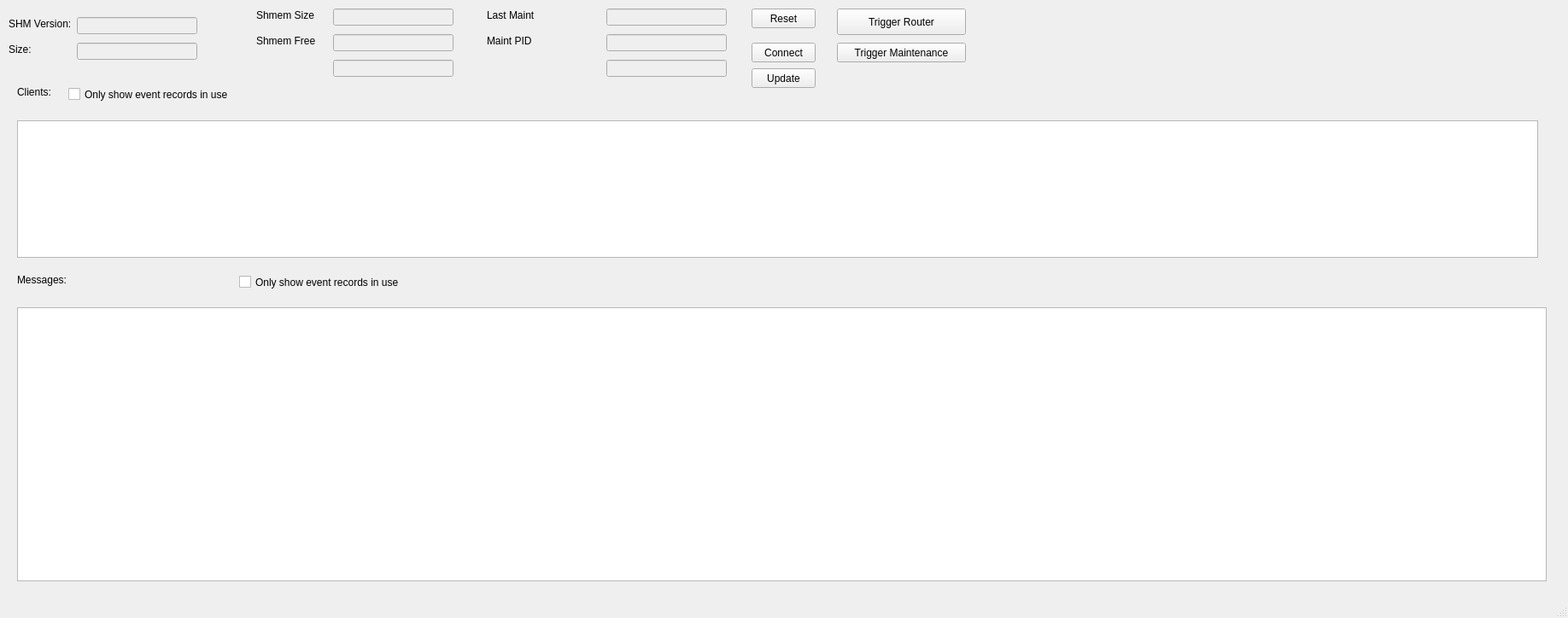
<?xml version="1.0" encoding="UTF-8"?>
<ui version="4.0">
 <class>MFCSpyMain</class>
 <widget class="QMainWindow" name="MFCSpyMain">
  <property name="geometry">
   <rect>
    <x>0</x>
    <y>0</y>
    <width>1836</width>
    <height>724</height>
   </rect>
  </property>
  <property name="windowTitle">
   <string>MFCSpyMain</string>
  </property>
  <widget class="QWidget" name="centralwidget">
   <widget class="QPushButton" name="btnReset">
    <property name="geometry">
     <rect>
      <x>880</x>
      <y>10</y>
      <width>75</width>
      <height>23</height>
     </rect>
    </property>
    <property name="text">
     <string>Reset</string>
    </property>
   </widget>
   <widget class="QTableWidget" name="twMessages">
    <property name="geometry">
     <rect>
      <x>20</x>
      <y>360</y>
      <width>1791</width>
      <height>321</height>
     </rect>
    </property>
    <property name="alternatingRowColors">
     <bool>true</bool>
    </property>
    <property name="columnCount">
     <number>0</number>
    </property>
   </widget>
   <widget class="QTableWidget" name="twClients">
    <property name="geometry">
     <rect>
      <x>20</x>
      <y>141</y>
      <width>1781</width>
      <height>161</height>
     </rect>
    </property>
   </widget>

   <widget class="QLabel" name="label_3">
    <property name="geometry">
     <rect>
      <x>10</x>
      <y>50</y>
      <width>81</width>
      <height>16</height>
     </rect>
    </property>
    <property name="text">
     <string>Size:</string>
    </property>
   </widget>
   <widget class="QLabel" name="label_4">
    <property name="geometry">
     <rect>
      <x>20</x>
      <y>100</y>
      <width>81</width>
      <height>16</height>
     </rect>
    </property>
    <property name="text">
     <string>Clients:</string>
    </property>
   </widget>
   <widget class="QLineEdit" name="txtSHMVersion">
    <property name="enabled">
     <bool>false</bool>
    </property>
    <property name="geometry">
     <rect>
      <x>90</x>
      <y>20</y>
      <width>141</width>
      <height>20</height>
     </rect>
    </property>
   </widget>
   <widget class="QLabel" name="label_5">
    <property name="geometry">
     <rect>
      <x>20</x>
      <y>320</y>
      <width>81</width>
      <height>16</height>
     </rect>
    </property>
    <property name="text">
     <string>Messages:</string>
    </property>
   </widget>
   <widget class="QLineEdit" name="txtSHMSize">
    <property name="enabled">
     <bool>false</bool>
    </property>
    <property name="geometry">
     <rect>
      <x>90</x>
      <y>50</y>
      <width>141</width>
      <height>20</height>
     </rect>
    </property>
   </widget>
   <widget class="QLabel" name="label_2">
    <property name="geometry">
     <rect>
      <x>10</x>
      <y>20</y>
      <width>81</width>
      <height>16</height>
     </rect>
    </property>
    <property name="text">
     <string>SHM Version:</string>
    </property>
   </widget>
   <widget class="QPushButton" name="btnConnect">
    <property name="geometry">
     <rect>
      <x>880</x>
      <y>50</y>
      <width>75</width>
      <height>23</height>
     </rect>
    </property>
    <property name="text">
     <string>Connect</string>
    </property>
   </widget>
   <widget class="QPushButton" name="btnUpdate">
    <property name="geometry">
     <rect>
      <x>880</x>
      <y>80</y>
      <width>75</width>
      <height>23</height>
     </rect>
    </property>
    <property name="text">
     <string>Update</string>
    </property>
   </widget>
   <widget class="QPushButton" name="btnRouterMutex">
    <property name="geometry">
     <rect>
      <x>980</x>
      <y>10</y>
      <width>151</width>
      <height>31</height>
     </rect>
    </property>
    <property name="text">
     <string>Trigger Router</string>
    </property>
   </widget>
   <widget class="QPushButton" name="btnMaintance">
    <property name="geometry">
     <rect>
      <x>980</x>
      <y>50</y>
      <width>151</width>
      <height>23</height>
     </rect>
    </property>
    <property name="text">
     <string>Trigger Maintenance</string>
    </property>
   </widget>
   <widget class="QCheckBox" name="btnOnlyShowEventInUse">
    <property name="geometry">
     <rect>
      <x>280</x>
      <y>320</y>
      <width>211</width>
      <height>21</height>
     </rect>
    </property>
    <property name="text">
     <string>Only show event records in use</string>
    </property>
   </widget>
   <widget class="QCheckBox" name="btnOnlyShowClientInUse">
    <property name="geometry">
     <rect>
      <x>80</x>
      <y>100</y>
      <width>211</width>
      <height>21</height>
     </rect>
    </property>
    <property name="text">
     <string>Only show event records in use</string>
    </property>
   </widget>
   <widget class="QLineEdit" name="txtShmemSize">
    <property name="enabled">
     <bool>false</bool>
    </property>
    <property name="geometry">
     <rect>
      <x>390</x>
      <y>10</y>
      <width>141</width>
      <height>20</height>
     </rect>
    </property>
   </widget>
   <widget class="QLabel" name="label_6">
    <property name="geometry">
     <rect>
      <x>300</x>
      <y>10</y>
      <width>81</width>
      <height>16</height>
     </rect>
    </property>
    <property name="text">
     <string>Shmem Size</string>
    </property>
   </widget>
   <widget class="QLabel" name="label_7">
    <property name="geometry">
     <rect>
      <x>300</x>
      <y>40</y>
      <width>81</width>
      <height>16</height>
     </rect>
    </property>
    <property name="text">
     <string>Shmem Free</string>
    </property>
   </widget>
   <widget class="QLineEdit" name="txtShmemFree">
    <property name="enabled">
     <bool>false</bool>
    </property>
    <property name="geometry">
     <rect>
      <x>390</x>
      <y>40</y>
      <width>141</width>
      <height>20</height>
     </rect>
    </property>
   </widget>
   <widget class="QLineEdit" name="txtEvtCnt">
    <property name="enabled">
     <bool>false</bool>
    </property>
    <property name="geometry">
     <rect>
      <x>390</x>
      <y>70</y>
      <width>141</width>
      <height>20</height>
     </rect>
    </property>
   </widget>
   
   <widget class="QLabel" name="label_10">
    <property name="geometry">
     <rect>
      <x>570</x>
      <y>10</y>
      <width>81</width>
      <height>16</height>
     </rect>
    </property>
    <property name="text">
     <string>Last Maint</string>
    </property>
   </widget>
   <widget class="QLabel" name="label_11">
    <property name="geometry">
     <rect>
      <x>570</x>
      <y>40</y>
      <width>81</width>
      <height>16</height>
     </rect>
    </property>
    <property name="text">
     <string>Maint PID</string>
    </property>
   </widget>
   <widget class="QLineEdit" name="txtMaintPID">
    <property name="enabled">
     <bool>false</bool>
    </property>
    <property name="geometry">
     <rect>
      <x>710</x>
      <y>40</y>
      <width>141</width>
      <height>20</height>
     </rect>
    </property>
   </widget>
   <widget class="QLineEdit" name="txtEvtsProcessed">
    <property name="enabled">
     <bool>false</bool>
    </property>
    <property name="geometry">
     <rect>
      <x>710</x>
      <y>70</y>
      <width>141</width>
      <height>20</height>
     </rect>
    </property>
   </widget>
   <widget class="QLineEdit" name="txtLastMaint">
    <property name="enabled">
     <bool>false</bool>
    </property>
    <property name="geometry">
     <rect>
      <x>710</x>
      <y>10</y>
      <width>141</width>
      <height>20</height>
     </rect>
    </property>
   </widget>
  
  </widget>
  <widget class="QMenuBar" name="menubar">
   <property name="geometry">
    <rect>
     <x>0</x>
     <y>0</y>
     <width>1836</width>
     <height>22</height>
    </rect>
   </property>
  </widget>
  <widget class="QStatusBar" name="statusbar"/>
 </widget>
 <resources/>
 <connections/>
</ui>
